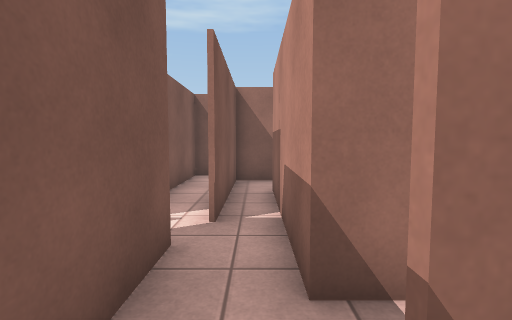
view 1 (above)

16 first-person views from a walk through a 3-D level made in the Unity game engine. The camera is 1.3 m above the floor, tilts 4° down and sees 85° across. The floor is counted in squares, 1 m on a side. Each view is taken from the middle of a square. On the plan, view 1 faces up. The plan holds only what a view shows up to about 13 squares ahead; the rest is blank. The place goes on beyond the plan. The player character is not drawn. Door leaves are left out, so doorways stand open. Surface patterns are stand-ins for the level's own textures.

view 2
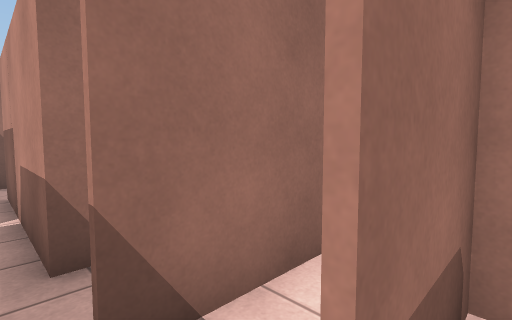

view 3
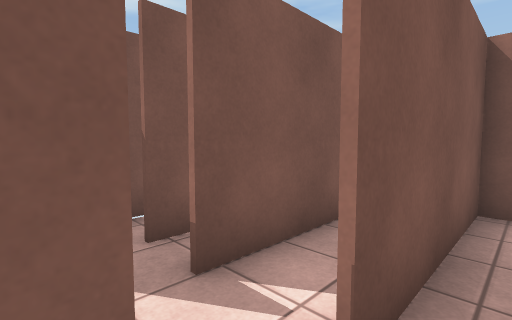

view 4
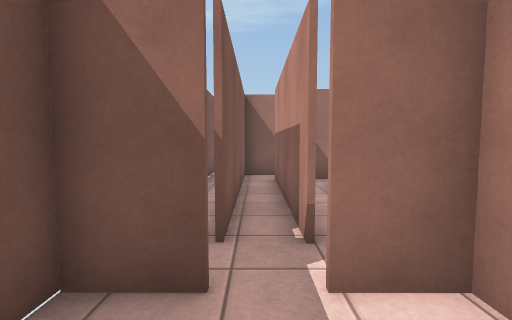

view 5
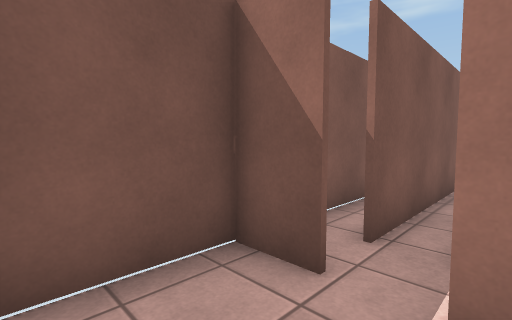

view 6
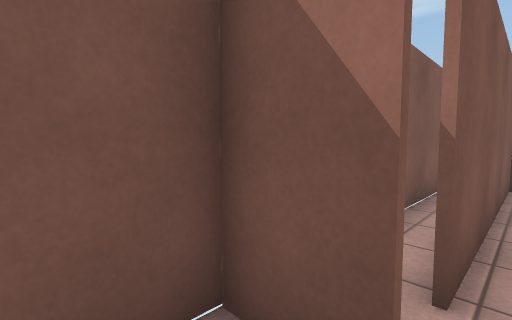

view 7
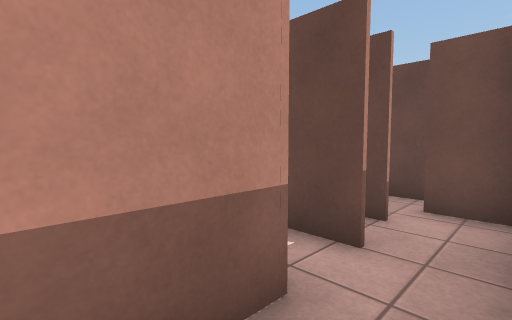

view 8
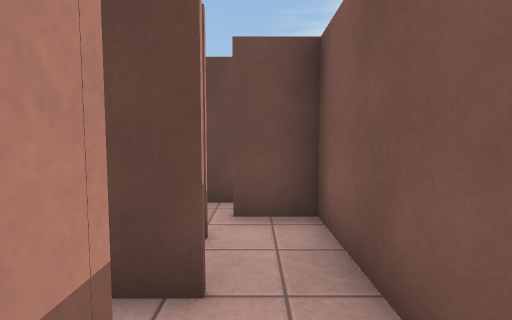

view 9
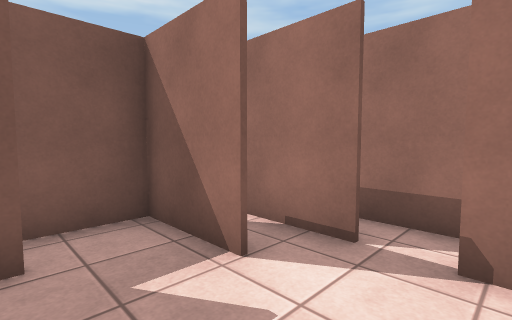

view 10
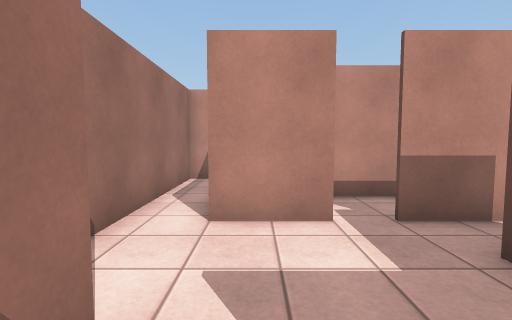

view 11
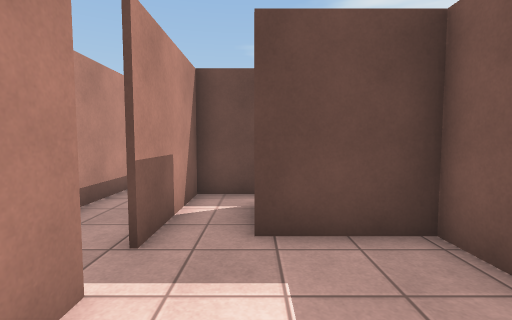

view 12
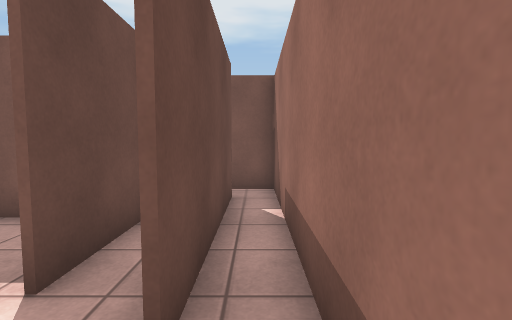

view 13
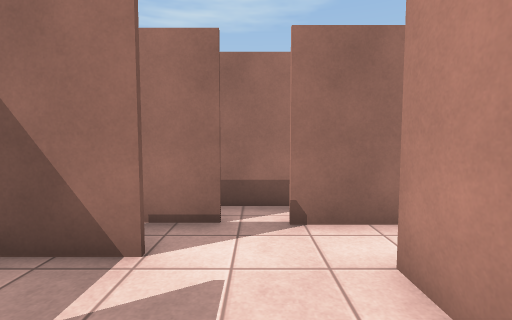

view 14
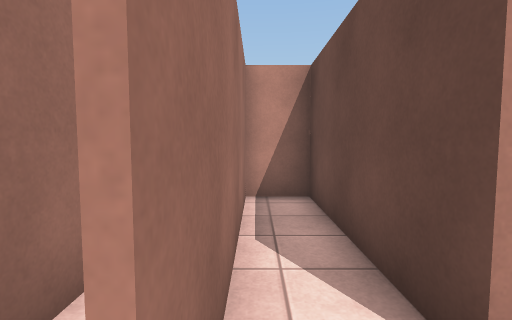

view 15
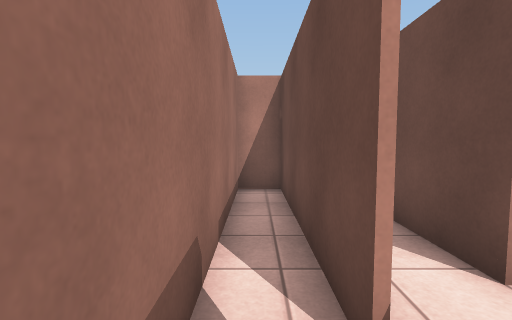

view 16
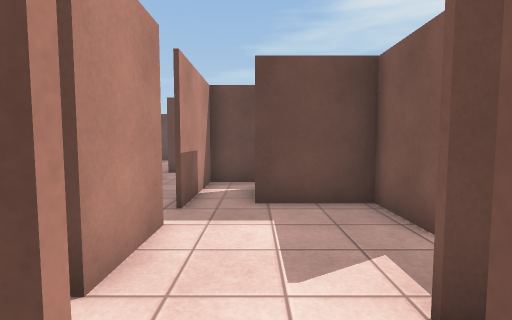

### Floor plan
Points are (right, up) in squares from view 1. A wall is a line through its corners. A room is listed if a view was taken in it or the views show most of it. See-through windows are left out.
Room 1 (views 1, 2, 3, 7, 8, 10)
walls: (-1.1, 3.5) (-1.1, -1.7) (0.5, -1.7); (0.4, 2.2) (0.4, 7.4); (0.6, 9) (-0.6, 9) (-0.6, 4.4)
ways out: opening at (1, 8) to room 3; opening at (-1.5, 4) to room 5; opening at (1, 0)
Room 2 (views 4, 5, 6)
walls: (-3.4, 3.3) (-4.8, 3.3); (-1.2, 2.9) (-1.2, 3.3) (-2.5, 3.3); (-4.7, 3.5) (-4.7, 1)
ways out: opening at (-3, 3) to room 5
Room 3 (views 9, 11, 13)
walls: (4.4, 6.8) (4.4, 8.8); (1.8, 9) (0.6, 9); (0.5, 7.4) (0.5, 5.3) (3.1, 5.3); (4.4, 3.5) (4.4, 5.8); (9.5, 10.2) (3.5, 10.2)
ways out: opening at (1, 8) to room 1; opening at (3, 10) to room 4; opening at (4, 4.5)
Room 4 (views 12, 14, 15, 16)
walls: (3.5, 10.3) (9.5, 10.3); (-0.5, 9.1) (1.8, 9.1); (-2.4, 10.3) (2.5, 10.3); (9.4, 9) (9.4, 11.5) (-3.4, 11.5) (-3.4, 4.4)
ways out: opening at (3, 10) to room 3
Room 5 (no view inside)
walls: (-2.4, 4.4) (-2.4, 10.3); (-4.7, 12.2) (-4.7, 3.5)
ways out: opening at (-1.5, 4) to room 1; opening at (-3, 3) to room 2

Where each view was taken, in squares from view 1:
view 1: 0 up, 0 right, facing up
view 2: 1 down, 0 right, facing up-right
view 3: 3 up, 0 right, facing up-left
view 4: 1 up, 3 left, facing up
view 5: 1 up, 2 left, facing up-left
view 6: 2 up, 3 left, facing up-left
view 7: 4 up, 1 left, facing down-right
view 8: 3 up, 0 right, facing down
view 9: 7 up, 4 right, facing up-left
view 10: 8 up, 0 right, facing right
view 11: 9 up, 3 right, facing down
view 12: 11 up, 4 right, facing left
view 13: 6 up, 3 right, facing up
view 14: 10 up, 3 right, facing right
view 15: 11 up, 2 right, facing right
view 16: 11 up, 3 right, facing down
